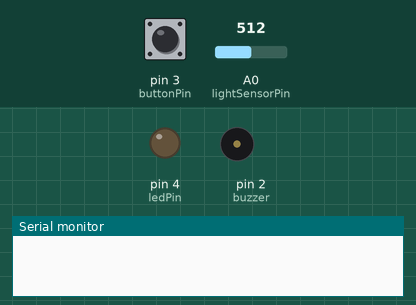
Recording of a sketch running on a simulated Arduino Uno, built with avr-gcc and run on an emulated ATmega328P. Parts: output pins drawn as LEDs (lit = HIGH), buzzer (waves = sounding), the last lines printed to the serial monitor. Inputs (shaded band) come from the test bench; at power-on: pin 3 (buttonPin) LOW, A0 (lightSensorPin) = 512.

Above: at 1.2 s.
1.3 s: pin 3 (buttonPin) pulled HIGH for 0.15 s
At 2.8 s:
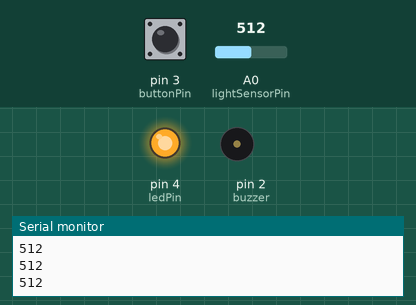
4.4 s: A0 (lightSensorPin) set to 54
7.4 s: A0 (lightSensorPin) set to 44
At 8.5 s:
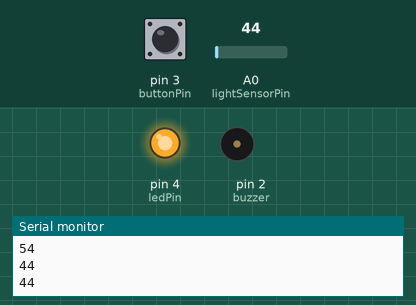
8.9 s: A0 (lightSensorPin) set to 122
At 9.8 s:
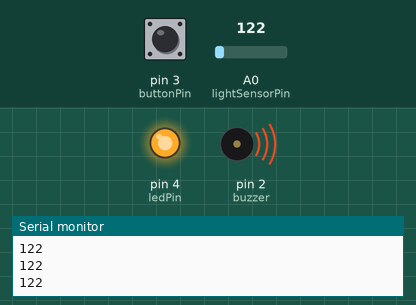
11.9 s: A0 (lightSensorPin) set to 0
At 13.2 s:
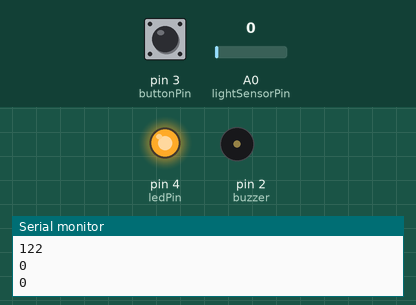
Timing chart, 0 to 14.5 s (numbered marks = the images above; inputs shaded):
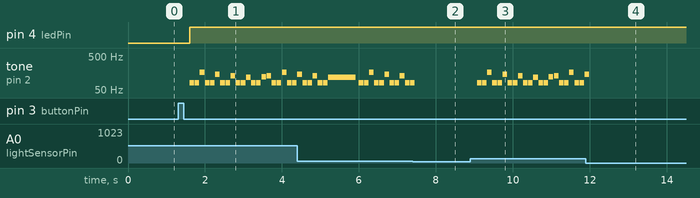

The sketch:

DoomOnLightSensor.ino
```cpp
/*
  At Doom's Gate (H1M1)
  Connect a piezo buzzer or speaker to pin 11 or select a new pin.
  You can find more songs at https://github.com/robsoncouto/arduino-songs

*/
#define NOTE_B0  31
#define NOTE_C1  33
#define NOTE_CS1 35
#define NOTE_D1  37
#define NOTE_DS1 39
#define NOTE_E1  41
#define NOTE_F1  44
#define NOTE_FS1 46
#define NOTE_G1  49
#define NOTE_GS1 52
#define NOTE_A1  55
#define NOTE_AS1 58
#define NOTE_B1  62
#define NOTE_C2  65
#define NOTE_CS2 69
#define NOTE_D2  73
#define NOTE_DS2 78
#define NOTE_E2  82
#define NOTE_F2  87
#define NOTE_FS2 93
#define NOTE_G2  98
#define NOTE_GS2 104
#define NOTE_A2  110
#define NOTE_AS2 117
#define NOTE_B2  123
#define NOTE_C3  131
#define NOTE_CS3 139
#define NOTE_D3  147
#define NOTE_DS3 156
#define NOTE_E3  165
#define NOTE_F3  175
#define NOTE_FS3 185
#define NOTE_G3  196
#define NOTE_GS3 208
#define NOTE_A3  220
#define NOTE_AS3 233
#define NOTE_B3  247
#define NOTE_C4  262
#define NOTE_CS4 277
#define NOTE_D4  294
#define NOTE_DS4 311
#define NOTE_E4  330
#define NOTE_F4  349
#define NOTE_FS4 370
#define NOTE_G4  392
#define NOTE_GS4 415
#define NOTE_A4  440
#define NOTE_AS4 466
#define NOTE_B4  494
#define NOTE_C5  523
#define NOTE_CS5 554
#define NOTE_D5  587
#define NOTE_DS5 622
#define NOTE_E5  659
#define NOTE_F5  698
#define NOTE_FS5 740
#define NOTE_G5  784
#define NOTE_GS5 831
#define NOTE_A5  880
#define NOTE_AS5 932
#define NOTE_B5  988
#define NOTE_C6  1047
#define NOTE_CS6 1109
#define NOTE_D6  1175
#define NOTE_DS6 1245
#define NOTE_E6  1319
#define NOTE_F6  1397
#define NOTE_FS6 1480
#define NOTE_G6  1568
#define NOTE_GS6 1661
#define NOTE_A6  1760
#define NOTE_AS6 1865
#define NOTE_B6  1976
#define NOTE_C7  2093
#define NOTE_CS7 2217
#define NOTE_D7  2349
#define NOTE_DS7 2489
#define NOTE_E7  2637
#define NOTE_F7  2794
#define NOTE_FS7 2960
#define NOTE_G7  3136
#define NOTE_GS7 3322
#define NOTE_A7  3520
#define NOTE_AS7 3729
#define NOTE_B7  3951
#define NOTE_C8  4186
#define NOTE_CS8 4435
#define NOTE_D8  4699
#define NOTE_DS8 4978
#define REST      0


// change this to make the song slower or faster
int tempo = 225;

// change this to whichever pin you want to use
#define buzzer 2

// notes of the moledy followed by the duration.
// a 4 means a quarter note, 8 an eighteenth , 16 sixteenth, so on
// !!negative numbers are used to represent dotted notes,
// so -4 means a dotted quarter note, that is, a quarter plus an eighteenth!!
// This code uses PROGMEM to fit the melody to flash as it was to long to fit
// in SRAM. It may not work on other Arduino arquitectures other than AVR
const int melody[] PROGMEM = {

  // At Doom's Gate (E1M1)
  // Score available at https://musescore.com/pieridot/doom

  NOTE_E2, 8, NOTE_E2, 8, NOTE_E3, 8, NOTE_E2, 8, NOTE_E2, 8, NOTE_D3, 8, NOTE_E2, 8, NOTE_E2, 8, //1
  NOTE_C3, 8, NOTE_E2, 8, NOTE_E2, 8, NOTE_AS2, 8, NOTE_E2, 8, NOTE_E2, 8, NOTE_B2, 8, NOTE_C3, 8,
  NOTE_E2, 8, NOTE_E2, 8, NOTE_E3, 8, NOTE_E2, 8, NOTE_E2, 8, NOTE_D3, 8, NOTE_E2, 8, NOTE_E2, 8,
  NOTE_C3, 8, NOTE_E2, 8, NOTE_E2, 8, NOTE_AS2, -2,

  NOTE_E2, 8, NOTE_E2, 8, NOTE_E3, 8, NOTE_E2, 8, NOTE_E2, 8, NOTE_D3, 8, NOTE_E2, 8, NOTE_E2, 8, //5
  NOTE_C3, 8, NOTE_E2, 8, NOTE_E2, 8, NOTE_AS2, 8, NOTE_E2, 8, NOTE_E2, 8, NOTE_B2, 8, NOTE_C3, 8,
  NOTE_E2, 8, NOTE_E2, 8, NOTE_E3, 8, NOTE_E2, 8, NOTE_E2, 8, NOTE_D3, 8, NOTE_E2, 8, NOTE_E2, 8,
  NOTE_C3, 8, NOTE_E2, 8, NOTE_E2, 8, NOTE_AS2, -2,

  NOTE_E2, 8, NOTE_E2, 8, NOTE_E3, 8, NOTE_E2, 8, NOTE_E2, 8, NOTE_D3, 8, NOTE_E2, 8, NOTE_E2, 8, //9
  NOTE_C3, 8, NOTE_E2, 8, NOTE_E2, 8, NOTE_AS2, 8, NOTE_E2, 8, NOTE_E2, 8, NOTE_B2, 8, NOTE_C3, 8,
  NOTE_E2, 8, NOTE_E2, 8, NOTE_E3, 8, NOTE_E2, 8, NOTE_E2, 8, NOTE_D3, 8, NOTE_E2, 8, NOTE_E2, 8,
  NOTE_C3, 8, NOTE_E2, 8, NOTE_E2, 8, NOTE_AS2, -2,

  NOTE_E2, 8, NOTE_E2, 8, NOTE_E3, 8, NOTE_E2, 8, NOTE_E2, 8, NOTE_D3, 8, NOTE_E2, 8, NOTE_E2, 8, //13
  NOTE_C3, 8, NOTE_E2, 8, NOTE_E2, 8, NOTE_AS2, 8, NOTE_E2, 8, NOTE_E2, 8, NOTE_B2, 8, NOTE_C3, 8,
  NOTE_E2, 8, NOTE_E2, 8, NOTE_E3, 8, NOTE_E2, 8, NOTE_E2, 8, NOTE_D3, 8, NOTE_E2, 8, NOTE_E2, 8,
  NOTE_FS3, -16, NOTE_D3, -16, NOTE_B2, -16, NOTE_A3, -16, NOTE_FS3, -16, NOTE_B2, -16, NOTE_D3, -16, NOTE_FS3, -16, NOTE_A3, -16, NOTE_FS3, -16, NOTE_D3, -16, NOTE_B2, -16,

  NOTE_E2, 8, NOTE_E2, 8, NOTE_E3, 8, NOTE_E2, 8, NOTE_E2, 8, NOTE_D3, 8, NOTE_E2, 8, NOTE_E2, 8, //17
  NOTE_C3, 8, NOTE_E2, 8, NOTE_E2, 8, NOTE_AS2, 8, NOTE_E2, 8, NOTE_E2, 8, NOTE_B2, 8, NOTE_C3, 8,
  NOTE_E2, 8, NOTE_E2, 8, NOTE_E3, 8, NOTE_E2, 8, NOTE_E2, 8, NOTE_D3, 8, NOTE_E2, 8, NOTE_E2, 8,
  NOTE_C3, 8, NOTE_E2, 8, NOTE_E2, 8, NOTE_AS2, -2,

  NOTE_E2, 8, NOTE_E2, 8, NOTE_E3, 8, NOTE_E2, 8, NOTE_E2, 8, NOTE_D3, 8, NOTE_E2, 8, NOTE_E2, 8, //21
  NOTE_C3, 8, NOTE_E2, 8, NOTE_E2, 8, NOTE_AS2, 8, NOTE_E2, 8, NOTE_E2, 8, NOTE_B2, 8, NOTE_C3, 8,
  NOTE_E2, 8, NOTE_E2, 8, NOTE_E3, 8, NOTE_E2, 8, NOTE_E2, 8, NOTE_D3, 8, NOTE_E2, 8, NOTE_E2, 8,
  NOTE_B3, -16, NOTE_G3, -16, NOTE_E3, -16, NOTE_G3, -16, NOTE_B3, -16, NOTE_E4, -16, NOTE_G3, -16, NOTE_B3, -16, NOTE_E4, -16, NOTE_B3, -16, NOTE_G4, -16, NOTE_B4, -16,

  NOTE_A2, 8, NOTE_A2, 8, NOTE_A3, 8, NOTE_A2, 8, NOTE_A2, 8, NOTE_G3, 8, NOTE_A2, 8, NOTE_A2, 8, //25
  NOTE_F3, 8, NOTE_A2, 8, NOTE_A2, 8, NOTE_DS3, 8, NOTE_A2, 8, NOTE_A2, 8, NOTE_E3, 8, NOTE_F3, 8,
  NOTE_A2, 8, NOTE_A2, 8, NOTE_A3, 8, NOTE_A2, 8, NOTE_A2, 8, NOTE_G3, 8, NOTE_A2, 8, NOTE_A2, 8,
  NOTE_F3, 8, NOTE_A2, 8, NOTE_A2, 8, NOTE_DS3, -2,

  NOTE_A2, 8, NOTE_A2, 8, NOTE_A3, 8, NOTE_A2, 8, NOTE_A2, 8, NOTE_G3, 8, NOTE_A2, 8, NOTE_A2, 8, //29
  NOTE_F3, 8, NOTE_A2, 8, NOTE_A2, 8, NOTE_DS3, 8, NOTE_A2, 8, NOTE_A2, 8, NOTE_E3, 8, NOTE_F3, 8,
  NOTE_A2, 8, NOTE_A2, 8, NOTE_A3, 8, NOTE_A2, 8, NOTE_A2, 8, NOTE_G3, 8, NOTE_A2, 8, NOTE_A2, 8,
  NOTE_A3, -16, NOTE_F3, -16, NOTE_D3, -16, NOTE_A3, -16, NOTE_F3, -16, NOTE_D3, -16, NOTE_C4, -16, NOTE_A3, -16, NOTE_F3, -16, NOTE_A3, -16, NOTE_F3, -16, NOTE_D3, -16,

  NOTE_E2, 8, NOTE_E2, 8, NOTE_E3, 8, NOTE_E2, 8, NOTE_E2, 8, NOTE_D3, 8, NOTE_E2, 8, NOTE_E2, 8, //33
  NOTE_C3, 8, NOTE_E2, 8, NOTE_E2, 8, NOTE_AS2, 8, NOTE_E2, 8, NOTE_E2, 8, NOTE_B2, 8, NOTE_C3, 8,
  NOTE_E2, 8, NOTE_E2, 8, NOTE_E3, 8, NOTE_E2, 8, NOTE_E2, 8, NOTE_D3, 8, NOTE_E2, 8, NOTE_E2, 8,
  NOTE_C3, 8, NOTE_E2, 8, NOTE_E2, 8, NOTE_AS2, -2,

  NOTE_E2, 8, NOTE_E2, 8, NOTE_E3, 8, NOTE_E2, 8, NOTE_E2, 8, NOTE_D3, 8, NOTE_E2, 8, NOTE_E2, 8, //37
  NOTE_C3, 8, NOTE_E2, 8, NOTE_E2, 8, NOTE_AS2, 8, NOTE_E2, 8, NOTE_E2, 8, NOTE_B2, 8, NOTE_C3, 8,
  NOTE_E2, 8, NOTE_E2, 8, NOTE_E3, 8, NOTE_E2, 8, NOTE_E2, 8, NOTE_D3, 8, NOTE_E2, 8, NOTE_E2, 8,
  NOTE_C3, 8, NOTE_E2, 8, NOTE_E2, 8, NOTE_AS2, -2,

  NOTE_CS3, 8, NOTE_CS3, 8, NOTE_CS4, 8, NOTE_CS3, 8, NOTE_CS3, 8, NOTE_B3, 8, NOTE_CS3, 8, NOTE_CS3, 8, //41
  NOTE_A3, 8, NOTE_CS3, 8, NOTE_CS3, 8, NOTE_G3, 8, NOTE_CS3, 8, NOTE_CS3, 8, NOTE_GS3, 8, NOTE_A3, 8,
  NOTE_B2, 8, NOTE_B2, 8, NOTE_B3, 8, NOTE_B2, 8, NOTE_B2, 8, NOTE_A3, 8, NOTE_B2, 8, NOTE_B2, 8,
  NOTE_G3, 8, NOTE_B2, 8, NOTE_B2, 8, NOTE_F3, -2,

  NOTE_E2, 8, NOTE_E2, 8, NOTE_E3, 8, NOTE_E2, 8, NOTE_E2, 8, NOTE_D3, 8, NOTE_E2, 8, NOTE_E2, 8, //45
  NOTE_C3, 8, NOTE_E2, 8, NOTE_E2, 8, NOTE_AS2, 8, NOTE_E2, 8, NOTE_E2, 8, NOTE_B2, 8, NOTE_C3, 8,
  NOTE_E2, 8, NOTE_E2, 8, NOTE_E3, 8, NOTE_E2, 8, NOTE_E2, 8, NOTE_D3, 8, NOTE_E2, 8, NOTE_E2, 8,
  NOTE_B3, -16, NOTE_G3, -16, NOTE_E3, -16, NOTE_G3, -16, NOTE_B3, -16, NOTE_E4, -16, NOTE_G3, -16, NOTE_B3, -16, NOTE_E4, -16, NOTE_B3, -16, NOTE_G4, -16, NOTE_B4, -16,

  NOTE_E2, 8, NOTE_E2, 8, NOTE_E3, 8, NOTE_E2, 8, NOTE_E2, 8, NOTE_D3, 8, NOTE_E2, 8, NOTE_E2, 8, //49
  NOTE_C3, 8, NOTE_E2, 8, NOTE_E2, 8, NOTE_AS2, 8, NOTE_E2, 8, NOTE_E2, 8, NOTE_B2, 8, NOTE_C3, 8,
  NOTE_E2, 8, NOTE_E2, 8, NOTE_E3, 8, NOTE_E2, 8, NOTE_E2, 8, NOTE_D3, 8, NOTE_E2, 8, NOTE_E2, 8,
  NOTE_C3, 8, NOTE_E2, 8, NOTE_E2, 8, NOTE_AS2, -2,

  NOTE_E2, 8, NOTE_E2, 8, NOTE_E3, 8, NOTE_E2, 8, NOTE_E2, 8, NOTE_D3, 8, NOTE_E2, 8, NOTE_E2, 8, //53
  NOTE_C3, 8, NOTE_E2, 8, NOTE_E2, 8, NOTE_AS2, 8, NOTE_E2, 8, NOTE_E2, 8, NOTE_B2, 8, NOTE_C3, 8,
  NOTE_E2, 8, NOTE_E2, 8, NOTE_E3, 8, NOTE_E2, 8, NOTE_E2, 8, NOTE_D3, 8, NOTE_E2, 8, NOTE_E2, 8,
  NOTE_FS3, -16, NOTE_DS3, -16, NOTE_B2, -16, NOTE_FS3, -16, NOTE_DS3, -16, NOTE_B2, -16, NOTE_G3, -16, NOTE_D3, -16, NOTE_B2, -16, NOTE_DS4, -16, NOTE_DS3, -16, NOTE_B2, -16,

// -/-

  NOTE_E2, 8, NOTE_E2, 8, NOTE_E3, 8, NOTE_E2, 8, NOTE_E2, 8, NOTE_D3, 8, NOTE_E2, 8, NOTE_E2, 8, //57
  NOTE_C3, 8, NOTE_E2, 8, NOTE_E2, 8, NOTE_AS2, 8, NOTE_E2, 8, NOTE_E2, 8, NOTE_B2, 8, NOTE_C3, 8,
  NOTE_E2, 8, NOTE_E2, 8, NOTE_E3, 8, NOTE_E2, 8, NOTE_E2, 8, NOTE_D3, 8, NOTE_E2, 8, NOTE_E2, 8,
  NOTE_C3, 8, NOTE_E2, 8, NOTE_E2, 8, NOTE_AS2, -2,

  NOTE_E2, 8, NOTE_E2, 8, NOTE_E3, 8, NOTE_E2, 8, NOTE_E2, 8, NOTE_D3, 8, NOTE_E2, 8, NOTE_E2, 8, //61
  NOTE_C3, 8, NOTE_E2, 8, NOTE_E2, 8, NOTE_AS2, 8, NOTE_E2, 8, NOTE_E2, 8, NOTE_B2, 8, NOTE_C3, 8,
  NOTE_E2, 8, NOTE_E2, 8, NOTE_E3, 8, NOTE_E2, 8, NOTE_E2, 8, NOTE_D3, 8, NOTE_E2, 8, NOTE_E2, 8,
  NOTE_E4, -16, NOTE_B3, -16, NOTE_G3, -16, NOTE_G4, -16, NOTE_E4, -16, NOTE_G3, -16, NOTE_B3, -16, NOTE_D4, -16, NOTE_E4, -16, NOTE_G4, -16, NOTE_E4, -16, NOTE_G3, -16,

  NOTE_E2, 8, NOTE_E2, 8, NOTE_E3, 8, NOTE_E2, 8, NOTE_E2, 8, NOTE_D3, 8, NOTE_E2, 8, NOTE_E2, 8, //65
  NOTE_C3, 8, NOTE_E2, 8, NOTE_E2, 8, NOTE_AS2, 8, NOTE_E2, 8, NOTE_E2, 8, NOTE_B2, 8, NOTE_C3, 8,
  NOTE_E2, 8, NOTE_E2, 8, NOTE_E3, 8, NOTE_E2, 8, NOTE_E2, 8, NOTE_D3, 8, NOTE_E2, 8, NOTE_E2, 8,
  NOTE_C3, 8, NOTE_E2, 8, NOTE_E2, 8, NOTE_AS2, -2,

  NOTE_A2, 8, NOTE_A2, 8, NOTE_A3, 8, NOTE_A2, 8, NOTE_A2, 8, NOTE_G3, 8, NOTE_A2, 8, NOTE_A2, 8, //69
  NOTE_F3, 8, NOTE_A2, 8, NOTE_A2, 8, NOTE_DS3, 8, NOTE_A2, 8, NOTE_A2, 8, NOTE_E3, 8, NOTE_F3, 8,
  NOTE_A2, 8, NOTE_A2, 8, NOTE_A3, 8, NOTE_A2, 8, NOTE_A2, 8, NOTE_G3, 8, NOTE_A2, 8, NOTE_A2, 8,
  NOTE_A3, -16, NOTE_F3, -16, NOTE_D3, -16, NOTE_A3, -16, NOTE_F3, -16, NOTE_D3, -16, NOTE_C4, -16, NOTE_A3, -16, NOTE_F3, -16, NOTE_A3, -16, NOTE_F3, -16, NOTE_D3, -16,

  NOTE_E2, 8, NOTE_E2, 8, NOTE_E3, 8, NOTE_E2, 8, NOTE_E2, 8, NOTE_D3, 8, NOTE_E2, 8, NOTE_E2, 8, //73
  NOTE_C3, 8, NOTE_E2, 8, NOTE_E2, 8, NOTE_AS2, 8, NOTE_E2, 8, NOTE_E2, 8, NOTE_B2, 8, NOTE_C3, 8,
  NOTE_E2, 8, NOTE_E2, 8, NOTE_E3, 8, NOTE_E2, 8, NOTE_E2, 8, NOTE_D3, 8, NOTE_E2, 8, NOTE_E2, 8,
  NOTE_C3, 8, NOTE_E2, 8, NOTE_E2, 8, NOTE_AS2, -2,

  NOTE_E2, 8, NOTE_E2, 8, NOTE_E3, 8, NOTE_E2, 8, NOTE_E2, 8, NOTE_D3, 8, NOTE_E2, 8, NOTE_E2, 8, //77
  NOTE_C3, 8, NOTE_E2, 8, NOTE_E2, 8, NOTE_AS2, 8, NOTE_E2, 8, NOTE_E2, 8, NOTE_B2, 8, NOTE_C3, 8,
  NOTE_E2, 8, NOTE_E2, 8, NOTE_E3, 8, NOTE_E2, 8, NOTE_E2, 8, NOTE_D3, 8, NOTE_E2, 8, NOTE_E2, 8,
  NOTE_C3, 8, NOTE_E2, 8, NOTE_E2, 8, NOTE_AS2, -2,

  NOTE_E2, 8, NOTE_E2, 8, NOTE_E3, 8, NOTE_E2, 8, NOTE_E2, 8, NOTE_D3, 8, NOTE_E2, 8, NOTE_E2, 8, //81
  NOTE_C3, 8, NOTE_E2, 8, NOTE_E2, 8, NOTE_AS2, 8, NOTE_E2, 8, NOTE_E2, 8, NOTE_B2, 8, NOTE_C3, 8,
  NOTE_E2, 8, NOTE_E2, 8, NOTE_E3, 8, NOTE_E2, 8, NOTE_E2, 8, NOTE_D3, 8, NOTE_E2, 8, NOTE_E2, 8,
  NOTE_C3, 8, NOTE_E2, 8, NOTE_E2, 8, NOTE_AS2, -2,

  NOTE_E2, 8, NOTE_E2, 8, NOTE_E3, 8, NOTE_E2, 8, NOTE_E2, 8, NOTE_D3, 8, NOTE_E2, 8, NOTE_E2, 8, //73
  NOTE_C3, 8, NOTE_E2, 8, NOTE_E2, 8, NOTE_AS2, 8, NOTE_E2, 8, NOTE_E2, 8, NOTE_B2, 8, NOTE_C3, 8,
  NOTE_E2, 8, NOTE_E2, 8, NOTE_E3, 8, NOTE_E2, 8, NOTE_E2, 8, NOTE_D3, 8, NOTE_E2, 8, NOTE_E2, 8,
  NOTE_B3, -16, NOTE_G3, -16, NOTE_E3, -16, NOTE_B2, -16, NOTE_E3, -16, NOTE_G3, -16, NOTE_C4, -16, NOTE_B3, -16, NOTE_G3, -16, NOTE_B3, -16, NOTE_G3, -16, NOTE_E3, -16,
};


// sizeof gives the number of bytes, each int value is composed of two bytes (16 bits)
// there are two values per note (pitch and duration), so for each note there are four bytes
int notes = sizeof(melody) / sizeof(melody[0]) / 2;

// this calculates the duration of a whole note in ms
int wholenote = (60000 * 4) / tempo;
int divider = 0, noteDuration = 0;


// light sensor
int lightVal;
#define lightSensorPin A0
int comparedLightVal = 50;

// button
#define buttonPin 3
bool buttonState = 0;  // Switch on or off
bool currentState = 0; // State of being pressed
bool prevState = 0;    // Previous state

// led
#define ledPin 4
void setup() {
  pinMode(lightSensorPin,INPUT);
  pinMode(buttonPin, INPUT);
  pinMode(ledPin, OUTPUT);
  Serial.begin(9600);
}

void loop() {
  // read button press
  currentState = digitalRead(buttonPin);
  // read light value from sensor
  lightVal = analogRead(lightSensorPin);
  delay(100);

  // debouncing
  if(prevState && !currentState){ // 0 0 1 1 [1 0]
    buttonState = 1;
    digitalWrite(ledPin, HIGH);
  }
  prevState = currentState;

  // check if it's bright enough
  if(buttonState){
    if(lightVal>comparedLightVal){
      playSong();
      Serial.println(lightVal);
    }
  }
}


void playSong(){
  // iterate over the notes of the melody.
  // Remember, the array is twice the number of notes (notes + durations)
  for (int thisNote = 0; thisNote < notes * 2; thisNote = thisNote + 2) {

    // calculates the duration of each note
    divider = pgm_read_word_near(melody+thisNote + 1);
    if (divider > 0) {
      // regular note, just proceed
      noteDuration = (wholenote) / divider;
    } else if (divider < 0) {
      // dotted notes are represented with negative durations!!
      noteDuration = (wholenote) / abs(divider);
      noteDuration *= 1.5; // increases the duration in half for dotted notes
    }

    // we only play the note for 90% of the duration, leaving 10% as a pause
    tone(buzzer, pgm_read_word_near(melody+thisNote), noteDuration * 0.9);

    // Wait for the specief duration before playing the next note.
    delay(noteDuration);

    // stop the waveform generation before the next note.
    noTone(buzzer);


    // read button press
    currentState = digitalRead(buttonPin);

    if(prevState && !currentState){ // 0 0 1 1 [1 0]
      buttonState = 0;
      digitalWrite(ledPin,LOW);
    }
    prevState = currentState;

    // read brightness
    lightVal = analogRead(lightSensorPin);
    Serial.println(lightVal);
    if(!buttonState || lightVal<comparedLightVal){
      return 0;
    }
  }
}
```

Measured:
- after the input at 1.3 s, pin 4 (ledPin): LOW → HIGH after 0.30 s; tone on pin 2 (buzzer): plays 82 Hz for 0.12 s, 82 Hz for 0.12 s, 165 Hz for 0.12 s, 82 Hz for 0.12 s, 82 Hz for 0.12 s, 147 Hz for 0.12 s … (21 notes in this stretch), starting after 0.30 s
- after the input at 7.4 s, tone on pin 2 (buzzer): goes on until 7.5 s, then stays silent
- after the input at 8.9 s, tone on pin 2 (buzzer): plays 82 Hz for 0.12 s, 82 Hz for 0.12 s, 165 Hz for 0.12 s, 82 Hz for 0.12 s, 82 Hz for 0.12 s, 147 Hz for 0.12 s … (22 notes in this stretch), starting after 0.17 s
- after the input at 11.9 s, tone on pin 2 (buzzer): goes on until 12.0 s, then stays silent
